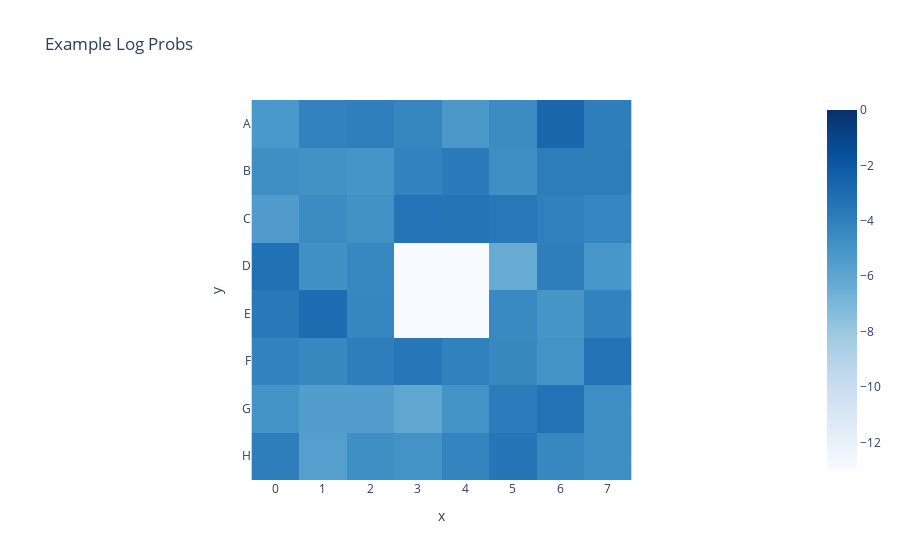

Here is the notebook cell this chart was saved with:
### Code cell
from neel_plotly import imshow
def plot_square_as_board(state, diverging_scale=True, **kwargs):
    """Takes a square input (8 by 8) and plot it as a board. Can do a stack of boards via facet_col=0"""
    if diverging_scale:
        imshow(state, y=[i for i in alpha], x=[str(i) for i in range(8)], color_continuous_scale="RdBu", color_continuous_midpoint=0., aspect="equal", **kwargs)
    else:
        imshow(state, y=[i for i in alpha], x=[str(i) for i in range(8)], color_continuous_scale="Blues", color_continuous_midpoint=None, aspect="equal", **kwargs)
plot_square_as_board(temp_board_state.reshape(8, 8), zmax=0, diverging_scale=False, title="Example Log Probs")

### Figure 1 — Plotly figure (JSON) as saved in the notebook; plotly's stock layout.template omitted (floating-point values rounded to 4 significant figures)
{"data": [{"coloraxis": "coloraxis", "hovertemplate": "x: %{x}<br>y: %{y}<br>color: %{z}<extra></extra>", "name": "0", "type": "heatmap", "x": ["0", "1", "2", "3", "4", "5", "6", "7"], "xaxis": "x", "y": ["A", "B", "C", "D", "E", "F", "G", "H"], "yaxis": "y", "z": [[-5.237, -4.086, -3.942, -4.245, -5.229, -4.575, -2.767, -3.869], [-4.725, -4.903, -5.059, -4.141, -3.738, -4.725, -3.856, -3.863], [-5.417, -4.594, -4.903, -3.394, -3.393, -3.607, -4.002, -4.259], [-3.226, -4.847, -4.358, -13, -13, -6.333, -3.888, -5.137], [-3.619, -3.068, -4.302, -13, -13, -4.452, -5.106, -4.127], [-4.14, -4.411, -3.888, -3.535, -4.061, -4.434, -4.909, -3.277], [-4.937, -5.504, -5.491, -6.027, -4.94, -3.812, -3.313, -4.679], [-3.908, -5.641, -4.734, -4.911, -4.171, -3.463, -4.342, -4.664]]}], "layout": {"coloraxis": {"cmax": 0, "cmin": -13, "colorscale": [[0, "rgb(247,251,255)"], [0.125, "rgb(222,235,247)"], [0.25, "rgb(198,219,239)"], [0.375, "rgb(158,202,225)"], [0.5, "rgb(107,174,214)"], [0.625, "rgb(66,146,198)"], [0.75, "rgb(33,113,181)"], [0.875, "rgb(8,81,156)"], [1, "rgb(8,48,107)"]]}, "title": {"text": "Example Log Probs"}, "xaxis": {"anchor": "y", "constrain": "domain", "domain": [0, 1], "scaleanchor": "y", "title": {"text": "x"}}, "yaxis": {"anchor": "x", "autorange": "reversed", "constrain": "domain", "domain": [0, 1], "title": {"text": "y"}}}}
